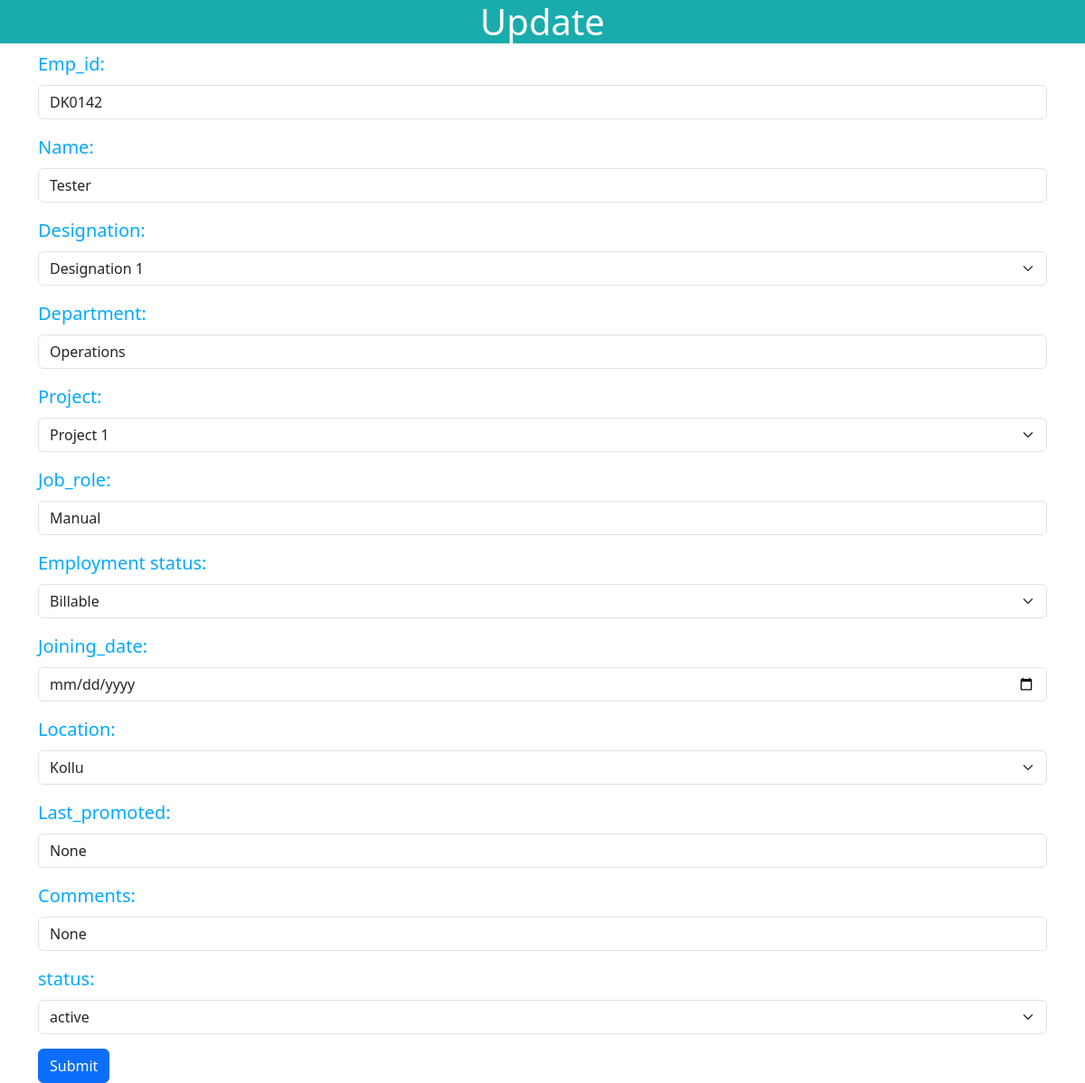
The page /update/1 on the database as committed earlier.
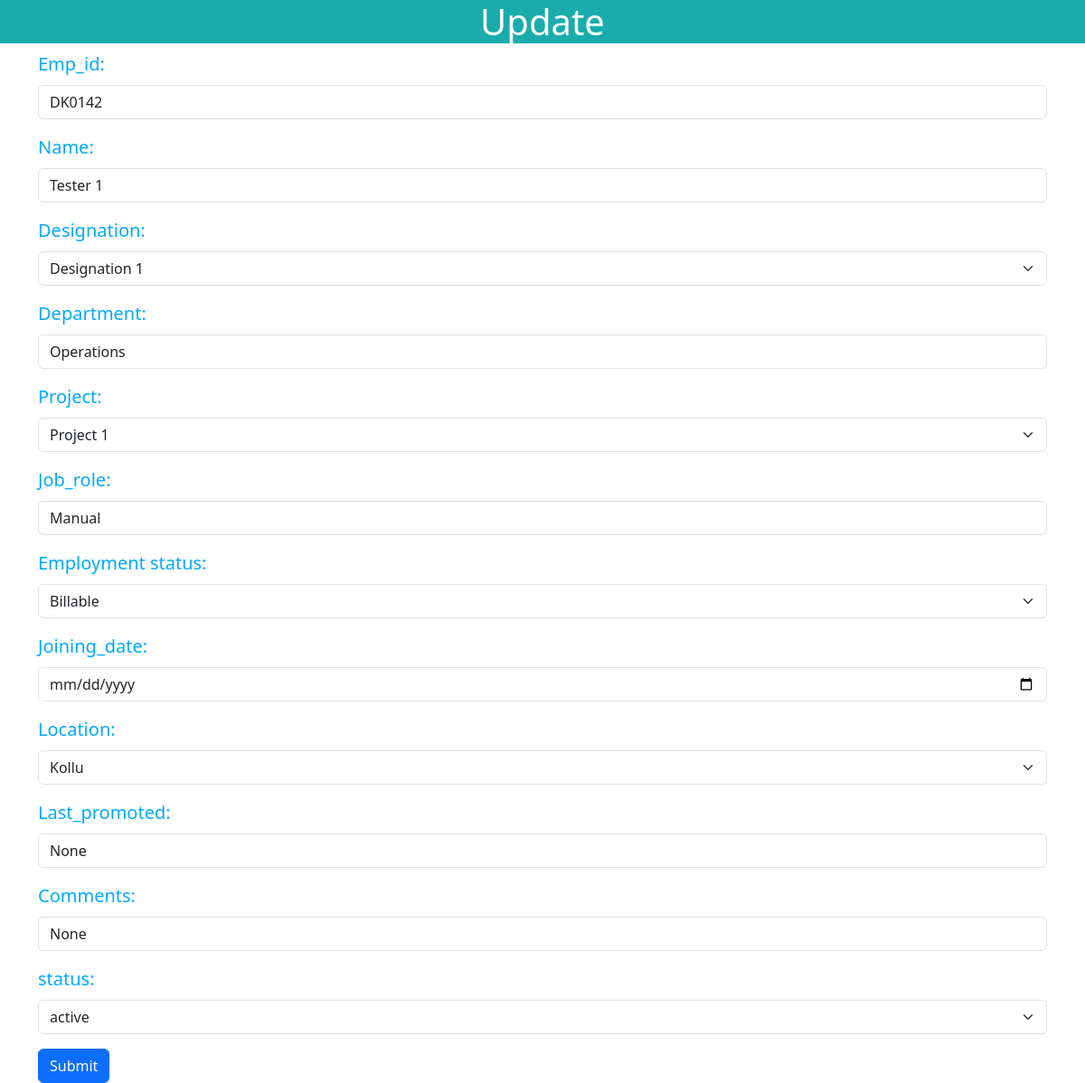
The same page on the database as committed later.
### app.py (models this page shows)
class Employee(db.Model):
    Sno = db.Column(db.Integer, primary_key=True, autoincrement=True)
    Emp_id = db.Column(db.String(500))
    Name = db.Column(db.String(500))
    Designation = db.Column(db.String(500))
    Department = db.Column(db.String(500))
    Project = db.Column(db.String(500))
    Job_role = db.Column(db.String(500))
    Employment_status = db.Column(db.String(500))
    Joining_date = db.Column(db.String(500))
    Experience = db.Column(db.String(500))
    Location = db.Column(db.String(500))
    Last_promoted = db.Column(db.String(500))
    Comments = db.Column(db.String(500))
    employee_status=db.Column(db.String(500))

### app.py (the view, shortened to what this page needs)
@app.route("/update/<int:sno>",methods=["GET","POST"])
def Update(sno):
    selected_date = request.args.get("date")
    employee=Employee.query.filter_by(Sno=sno).first()
    return render_template("update.html",employee=employee,selected_date=selected_date)

### templates/update.html (shortened to what this page needs)
<!doctype html>
<html lang="en">
  <head>
    <link href="https://cdn.jsdelivr.net/npm/bootstrap@5.3.2/dist/css/bootstrap.min.css" rel="stylesheet">
    <link rel="stylesheet" href="{{ url_for('static', filename='update.css') }}">
  </head>
  <body>
    <h1 class="title">Update </h1>
    <div class="container">
        <form action="/update/{{employee.Sno}}" method="post">
            <div class="mb-3 label">
              <label for="emp_id" class="form-label">Emp_id:</label>
              <input type="text" class="form-control" id="emp_id" name="emp_id" value="{{employee.Emp_id | safe}}" aria-describedby="emailHelp">
            </div>
            <div class="mb-3 label">
              <label for="name" class="form-label">Name:</label>
              <input type="text" class="form-control" value="{{ employee.Name | safe }}" name="name" id="name">
            </div>
            <div class="mb-3 label">
              <label for="designation" class="form-label">Designation:</label>
              <select name="designation" data-target="otherProjectField" class="form-select toggle-dropdown">
                  <option value="Designation 1">Designation 1</option>
              </select>
            </div>
            <div class="mb-3 label">
                <label for="department" class="form-label">Department:</label>
                <input type="text" class="form-control" value="{{employee.Department | safe}}" name="department" id="department">
            </div>
            <div class="mb-3 label">
              <label for="project" class="form-label">Project:</label>
              <select name="project" data-target="otherProjectField" class="form-select toggle-dropdown">
                  <option value="Project 1">Project 1</option>
              </select>
            </div>
            <div class="mb-3 label">
                <label for="job_role" class="form-label">Job_role:</label>
                <input type="text" class="form-control" value="{{employee.Job_role | safe}}" name="job_role" id="job_role">
            </div>
            <div class="mb-3 label">
              <label for="employment_status" class="form-label">Employment status:</label>
              <select name="employment_status" data-target="otherProjectField" id="employment_status" class="form-select toggle-dropdown">
                <option value="Billable">Billable</option>
              </select>
            </div>
            <div class="mb-3 label">
              <label for="joining_date" class="form-label">Joining_date:</label>
              <div class="cont">
                <input  type="date" class="form-control" value="{{employee.Joining_date}}" name="joining_date" id="joining_date">
              </div>
            </div>
            <div class="mb-3 label">
                <label for="location" class="form-label">Location:</label>
                <select name="location" data-target="otherLocationField" id="location" class="form-select toggle-dropdown">
                  <option value="Kollu">Kollu</option>
                </select>
            </div>
            <div class="mb-3 label">
                <label for="last_promoted" class="form-label">Last_promoted:</label>
                <input type="text" class="form-control" value="{{employee.Last_promoted | safe}}" name="last_promoted" id="last_promoted">
            </div>
            <div class="mb-3 label">
                <label for="comments" class="form-label">Comments:</label>
                <input type="text" class="form-control" value="{{employee.Comments | safe}}" name="comments" id="comments">
            </div>
            <div class="mb-3 label">
              <label for="status" class="form-label">status:</label>
              <select name="status" data-target="otherProjectField" id="status" class="form-select toggle-dropdown">
                  <option value="active">active</option>
              </select>
            </div>
            <button type="submit" class="btn btn-primary">Submit</button>
          </form>
    </div>
  </body>
</html>

Rows that differ between the two databases and show on the page:
changed Employee "DK0142": name "Tester" → "Tester 1"
